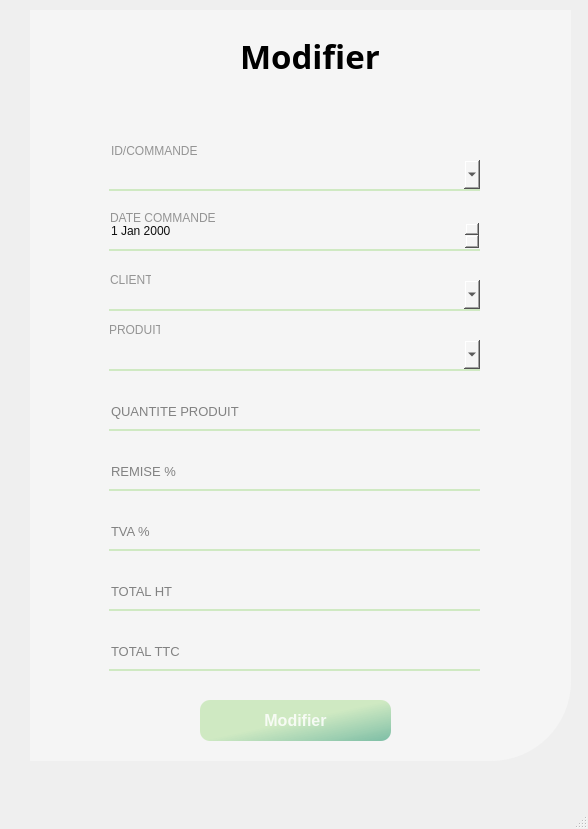
<?xml version="1.0" encoding="UTF-8"?>
<ui version="4.0">
 <class>MainWindow</class>
 <widget class="QMainWindow" name="MainWindow">
  <property name="geometry">
   <rect>
    <x>0</x>
    <y>0</y>
    <width>588</width>
    <height>829</height>
   </rect>
  </property>
  <property name="windowTitle">
   <string>MainWindow</string>
  </property>
  <widget class="QWidget" name="centralwidget">
   <widget class="QWidget" name="widget_2" native="true">
    <property name="geometry">
     <rect>
      <x>30</x>
      <y>10</y>
      <width>541</width>
      <height>751</height>
     </rect>
    </property>
    <property name="styleSheet">
     <string notr="true">background-color: rgb(245, 245, 245);
border-bottom-right-radius: 80px;</string>
    </property>
    <widget class="QPushButton" name="pushButton">
     <property name="geometry">
      <rect>
       <x>170</x>
       <y>690</y>
       <width>191</width>
       <height>41</height>
      </rect>
     </property>
     <property name="font">
      <font>
       <pointsize>12</pointsize>
       <weight>75</weight>
       <bold>true</bold>
      </font>
     </property>
     <property name="styleSheet">
      <string notr="true">QPushButton#pushButton{
	background-color: qlineargradient(spread:pad, x1:2, y1:1, x2:1, y2:0, stop:0 rgba(11, 131, 120, 219), stop:1   #CFE9C2);
	color:rgba(255, 255, 255, 210);
	border-radius:10px;
}
QPushButton#pushButton:hover{
	background-color: qlineargradient(spread:pad, x1:2, y1:1, x2:1, y2:0, stop:0 #CFE9C2, stop:1 rgba(11, 131, 120, 219));
}
QPushButton#pushButton:pressed{
	padding-left:2px;
	padding-top:2px;
	background-color: qlineargradient(spread:pad, x1:0, y1:0.505682, x2:1, y2:0.477, stop:0   #CFE9C2, stop:1 rgba(11, 131, 120, 219));
}</string>
     </property>
     <property name="text">
      <string>Modifier</string>
     </property>
    </widget>
    <widget class="QLabel" name="label_6">
     <property name="geometry">
      <rect>
       <x>210</x>
       <y>20</y>
       <width>141</width>
       <height>51</height>
      </rect>
     </property>
     <property name="font">
      <font>
       <family>Vladimir Script</family>
       <pointsize>25</pointsize>
       <weight>75</weight>
       <bold>true</bold>
      </font>
     </property>
     <property name="text">
      <string>Modifier</string>
     </property>
    </widget>
    <widget class="QPushButton" name="pushButton_2">
     <property name="geometry">
      <rect>
       <x>490</x>
       <y>10</y>
       <width>50</width>
       <height>28</height>
      </rect>
     </property>
     <property name="text">
      <string/>
     </property>
     <property name="icon">
      <iconset>
       <normaloff>icons/icons8-fermer-la-fenêtre-50.png</normaloff>icons/icons8-fermer-la-fenêtre-50.png</iconset>
     </property>
     <property name="iconSize">
      <size>
       <width>30</width>
       <height>30</height>
      </size>
     </property>
    </widget>
    <widget class="QLineEdit" name="lineEdit_5">
     <property name="geometry">
      <rect>
       <x>79</x>
       <y>570</y>
       <width>371</width>
       <height>31</height>
      </rect>
     </property>
     <property name="font">
      <font>
       <pointsize>10</pointsize>
      </font>
     </property>
     <property name="styleSheet">
      <string notr="true">background-color: rgb(245, 245, 245);
border:none;
border-bottom:1.5px solid #CFE9C2;
color:rgba(0,0,0,240);
padding-bottom:7px;</string>
     </property>
     <property name="text">
      <string/>
     </property>
     <property name="placeholderText">
      <string>TOTAL HT</string>
     </property>
    </widget>
    <widget class="QDateEdit" name="dateEdit">
     <property name="geometry">
      <rect>
       <x>79</x>
       <y>210</y>
       <width>371</width>
       <height>31</height>
      </rect>
     </property>
     <property name="styleSheet">
      <string notr="true">background-color: rgb(245, 245, 245);
border:none;
border-bottom:1.5px solid #CFE9C2;
color:rgba(0,0,0,240);
padding-bottom:7px;</string>
     </property>
    </widget>
    <widget class="QLabel" name="label">
     <property name="geometry">
      <rect>
       <x>80</x>
       <y>200</y>
       <width>141</width>
       <height>16</height>
      </rect>
     </property>
     <property name="styleSheet">
      <string notr="true">color: rgb(148, 148, 148);</string>
     </property>
     <property name="text">
      <string>DATE COMMANDE</string>
     </property>
    </widget>
    <widget class="QComboBox" name="comboBox">
     <property name="geometry">
      <rect>
       <x>79</x>
       <y>270</y>
       <width>371</width>
       <height>31</height>
      </rect>
     </property>
     <property name="styleSheet">
      <string notr="true">background-color: rgb(245, 245, 245);
border:none;
border-bottom:1.5px solid #CFE9C2;
color:rgba(0,0,0,240);
padding-bottom:7px;
</string>
     </property>
     <property name="currentText">
      <string/>
     </property>
    </widget>
    <widget class="QLabel" name="label_2">
     <property name="geometry">
      <rect>
       <x>80</x>
       <y>260</y>
       <width>41</width>
       <height>20</height>
      </rect>
     </property>
     <property name="styleSheet">
      <string notr="true">color: rgb(148, 148, 148);</string>
     </property>
     <property name="text">
      <string>CLIENT</string>
     </property>
    </widget>
    <widget class="QComboBox" name="comboBox_2">
     <property name="geometry">
      <rect>
       <x>79</x>
       <y>150</y>
       <width>371</width>
       <height>31</height>
      </rect>
     </property>
     <property name="accessibleDescription">
      <string/>
     </property>
     <property name="styleSheet">
      <string notr="true">background-color: rgb(245, 245, 245);
border:none;
border-bottom:1.5px solid #CFE9C2;
color:rgba(0,0,0,240);
padding-bottom:7px;</string>
     </property>
     <property name="currentText">
      <string/>
     </property>
    </widget>
    <widget class="QLineEdit" name="lineEdit">
     <property name="geometry">
      <rect>
       <x>79</x>
       <y>130</y>
       <width>113</width>
       <height>22</height>
      </rect>
     </property>
     <property name="styleSheet">
      <string notr="true">color: rgb(148, 148, 148);</string>
     </property>
     <property name="text">
      <string>ID/COMMANDE</string>
     </property>
    </widget>
    <widget class="QComboBox" name="comboBox_5">
     <property name="geometry">
      <rect>
       <x>79</x>
       <y>330</y>
       <width>371</width>
       <height>31</height>
      </rect>
     </property>
     <property name="styleSheet">
      <string notr="true">background-color: rgb(245, 245, 245);
border:none;
border-bottom:1.5px solid #CFE9C2;
color:rgba(0,0,0,240);
padding-bottom:7px;
</string>
     </property>
     <property name="currentText">
      <string/>
     </property>
    </widget>
    <widget class="QLabel" name="label_8">
     <property name="geometry">
      <rect>
       <x>79</x>
       <y>310</y>
       <width>51</width>
       <height>20</height>
      </rect>
     </property>
     <property name="styleSheet">
      <string notr="true">color: rgb(148, 148, 148);</string>
     </property>
     <property name="text">
      <string>PRODUIT</string>
     </property>
    </widget>
    <widget class="QLineEdit" name="lineEdit_11">
     <property name="geometry">
      <rect>
       <x>79</x>
       <y>390</y>
       <width>371</width>
       <height>31</height>
      </rect>
     </property>
     <property name="font">
      <font>
       <pointsize>10</pointsize>
      </font>
     </property>
     <property name="styleSheet">
      <string notr="true">background-color: rgb(245, 245, 245);
border:none;
border-bottom:1.5px solid #CFE9C2;
color:rgba(0,0,0,240);
padding-bottom:7px;</string>
     </property>
     <property name="text">
      <string/>
     </property>
     <property name="placeholderText">
      <string>QUANTITE PRODUIT</string>
     </property>
    </widget>
    <widget class="QLineEdit" name="lineEdit_13">
     <property name="geometry">
      <rect>
       <x>79</x>
       <y>510</y>
       <width>371</width>
       <height>31</height>
      </rect>
     </property>
     <property name="font">
      <font>
       <pointsize>10</pointsize>
      </font>
     </property>
     <property name="styleSheet">
      <string notr="true">background-color: rgb(245, 245, 245);
border:none;
border-bottom:1.5px solid #CFE9C2;
color:rgba(0,0,0,240);
padding-bottom:7px;</string>
     </property>
     <property name="text">
      <string/>
     </property>
     <property name="placeholderText">
      <string>TVA %</string>
     </property>
    </widget>
    <widget class="QLineEdit" name="lineEdit_12">
     <property name="geometry">
      <rect>
       <x>79</x>
       <y>450</y>
       <width>371</width>
       <height>31</height>
      </rect>
     </property>
     <property name="font">
      <font>
       <pointsize>10</pointsize>
      </font>
     </property>
     <property name="styleSheet">
      <string notr="true">background-color: rgb(245, 245, 245);
border:none;
border-bottom:1.5px solid #CFE9C2;
color:rgba(0,0,0,240);
padding-bottom:7px;</string>
     </property>
     <property name="text">
      <string/>
     </property>
     <property name="placeholderText">
      <string>REMISE %</string>
     </property>
    </widget>
    <widget class="QLineEdit" name="lineEdit_6">
     <property name="geometry">
      <rect>
       <x>79</x>
       <y>630</y>
       <width>371</width>
       <height>31</height>
      </rect>
     </property>
     <property name="font">
      <font>
       <pointsize>10</pointsize>
      </font>
     </property>
     <property name="styleSheet">
      <string notr="true">background-color: rgb(245, 245, 245);
border:none;
border-bottom:1.5px solid #CFE9C2;
color:rgba(0,0,0,240);
padding-bottom:7px;</string>
     </property>
     <property name="text">
      <string/>
     </property>
     <property name="placeholderText">
      <string>TOTAL TTC</string>
     </property>
    </widget>
   </widget>
  </widget>
  <widget class="QMenuBar" name="menubar">
   <property name="geometry">
    <rect>
     <x>0</x>
     <y>0</y>
     <width>588</width>
     <height>26</height>
    </rect>
   </property>
  </widget>
  <widget class="QStatusBar" name="statusbar"/>
 </widget>
 <resources/>
 <connections/>
</ui>
